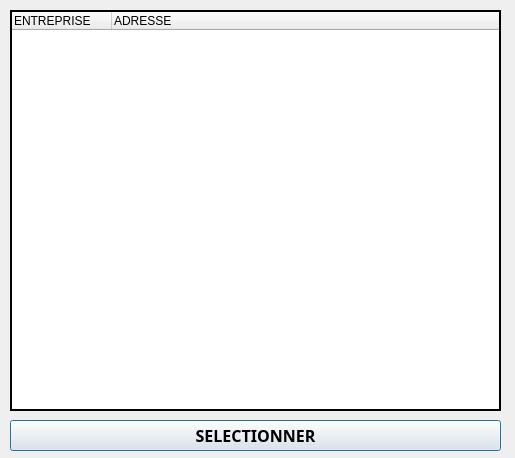
<?xml version="1.0" encoding="UTF-8"?>
<ui version="4.0">
 <class>Dialog</class>
 <widget class="QDialog" name="Dialog">
  <property name="geometry">
   <rect>
    <x>0</x>
    <y>0</y>
    <width>515</width>
    <height>458</height>
   </rect>
  </property>
  <property name="windowTitle">
   <string>List des Contacts</string>
  </property>
  <widget class="QTreeWidget" name="contacts_list">
   <property name="geometry">
    <rect>
     <x>10</x>
     <y>10</y>
     <width>491</width>
     <height>401</height>
    </rect>
   </property>
   <property name="frameShape">
    <enum>QFrame::Box</enum>
   </property>
   <property name="frameShadow">
    <enum>QFrame::Plain</enum>
   </property>
   <property name="lineWidth">
    <number>2</number>
   </property>
   <property name="midLineWidth">
    <number>0</number>
   </property>
   <property name="showDropIndicator" stdset="0">
    <bool>false</bool>
   </property>
   <property name="alternatingRowColors">
    <bool>true</bool>
   </property>
   <property name="selectionMode">
    <enum>QAbstractItemView::SingleSelection</enum>
   </property>
   <property name="uniformRowHeights">
    <bool>false</bool>
   </property>
   <property name="animated">
    <bool>true</bool>
   </property>
   <column>
    <property name="text">
     <string>ENTREPRISE</string>
    </property>
   </column>
   <column>
    <property name="text">
     <string>ADRESSE</string>
    </property>
   </column>
  </widget>
  <widget class="QPushButton" name="contacts_btn_selectionner">
   <property name="geometry">
    <rect>
     <x>10</x>
     <y>420</y>
     <width>491</width>
     <height>31</height>
    </rect>
   </property>
   <property name="font">
    <font>
     <family>Century Gothic</family>
     <pointsize>12</pointsize>
     <weight>75</weight>
     <bold>true</bold>
    </font>
   </property>
   <property name="text">
    <string>SELECTIONNER</string>
   </property>
  </widget>
 </widget>
 <resources/>
 <connections/>
</ui>
